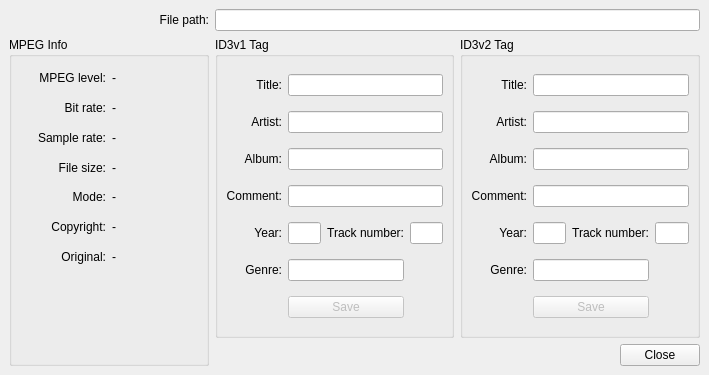
<ui version="4.0" >
 <class>DetailsDialog</class>
 <widget class="QDialog" name="DetailsDialog" >
  <property name="geometry" >
   <rect>
    <x>0</x>
    <y>0</y>
    <width>709</width>
    <height>375</height>
   </rect>
  </property>
  <property name="windowTitle" >
   <string>Details</string>
  </property>
  <layout class="QGridLayout" >
   <property name="margin" >
    <number>9</number>
   </property>
   <property name="spacing" >
    <number>6</number>
   </property>
   <item rowspan="2" row="1" column="0" >
    <widget class="QGroupBox" name="groupBox" >
     <property name="minimumSize" >
      <size>
       <width>200</width>
       <height>16</height>
      </size>
     </property>
     <property name="title" >
      <string>MPEG Info</string>
     </property>
     <layout class="QGridLayout" >
      <property name="margin" >
       <number>9</number>
      </property>
      <property name="spacing" >
       <number>6</number>
      </property>
      <item row="7" column="0" >
       <spacer>
        <property name="orientation" >
         <enum>Qt::Vertical</enum>
        </property>
        <property name="sizeType" >
         <enum>QSizePolicy::Fixed</enum>
        </property>
        <property name="sizeHint" >
         <size>
          <width>20</width>
          <height>85</height>
         </size>
        </property>
       </spacer>
      </item>
      <item row="3" column="0" >
       <widget class="QLabel" name="label_5" >
        <property name="text" >
         <string>File size:</string>
        </property>
        <property name="alignment" >
         <set>Qt::AlignRight|Qt::AlignTrailing|Qt::AlignVCenter</set>
        </property>
       </widget>
      </item>
      <item row="2" column="1" >
       <widget class="QLabel" name="sampleRateLabel" >
        <property name="text" >
         <string>-</string>
        </property>
       </widget>
      </item>
      <item row="2" column="0" >
       <widget class="QLabel" name="label_3" >
        <property name="text" >
         <string>Sample rate:</string>
        </property>
        <property name="alignment" >
         <set>Qt::AlignRight|Qt::AlignTrailing|Qt::AlignVCenter</set>
        </property>
       </widget>
      </item>
      <item row="1" column="0" >
       <widget class="QLabel" name="label_2" >
        <property name="text" >
         <string>Bit rate:</string>
        </property>
        <property name="alignment" >
         <set>Qt::AlignRight|Qt::AlignTrailing|Qt::AlignVCenter</set>
        </property>
       </widget>
      </item>
      <item row="1" column="1" >
       <widget class="QLabel" name="bitRateLabel" >
        <property name="text" >
         <string>-</string>
        </property>
       </widget>
      </item>
      <item row="4" column="1" >
       <widget class="QLabel" name="modeLabel" >
        <property name="text" >
         <string>-</string>
        </property>
       </widget>
      </item>
      <item row="3" column="1" >
       <widget class="QLabel" name="fileSizeLabel" >
        <property name="text" >
         <string>-</string>
        </property>
       </widget>
      </item>
      <item row="0" column="0" >
       <widget class="QLabel" name="label" >
        <property name="text" >
         <string>MPEG level:</string>
        </property>
        <property name="textFormat" >
         <enum>Qt::AutoText</enum>
        </property>
        <property name="alignment" >
         <set>Qt::AlignRight|Qt::AlignTrailing|Qt::AlignVCenter</set>
        </property>
       </widget>
      </item>
      <item row="0" column="1" >
       <widget class="QLabel" name="levelLabel" >
        <property name="text" >
         <string>-</string>
        </property>
       </widget>
      </item>
      <item row="4" column="0" >
       <widget class="QLabel" name="label_6" >
        <property name="text" >
         <string>Mode:</string>
        </property>
        <property name="alignment" >
         <set>Qt::AlignRight|Qt::AlignTrailing|Qt::AlignVCenter</set>
        </property>
       </widget>
      </item>
      <item row="5" column="0" >
       <widget class="QLabel" name="label_8" >
        <property name="text" >
         <string>Copyright:</string>
        </property>
        <property name="alignment" >
         <set>Qt::AlignRight|Qt::AlignTrailing|Qt::AlignVCenter</set>
        </property>
       </widget>
      </item>
      <item row="5" column="1" >
       <widget class="QLabel" name="copyrightLabel" >
        <property name="text" >
         <string>-</string>
        </property>
       </widget>
      </item>
      <item row="6" column="1" >
       <widget class="QLabel" name="originalLabel" >
        <property name="text" >
         <string>-</string>
        </property>
       </widget>
      </item>
      <item row="6" column="0" >
       <widget class="QLabel" name="label_9" >
        <property name="text" >
         <string>Original:</string>
        </property>
        <property name="alignment" >
         <set>Qt::AlignRight|Qt::AlignTrailing|Qt::AlignVCenter</set>
        </property>
       </widget>
      </item>
     </layout>
    </widget>
   </item>
   <item row="1" column="1" >
    <widget class="QGroupBox" name="groupBox_2" >
     <property name="sizePolicy" >
      <sizepolicy>
       <hsizetype>5</hsizetype>
       <vsizetype>5</vsizetype>
       <horstretch>0</horstretch>
       <verstretch>0</verstretch>
      </sizepolicy>
     </property>
     <property name="title" >
      <string>ID3v1 Tag</string>
     </property>
     <layout class="QGridLayout" >
      <property name="margin" >
       <number>8</number>
      </property>
      <property name="spacing" >
       <number>6</number>
      </property>
      <item row="6" column="1" colspan="2" >
       <widget class="QPushButton" name="saveV1Button" >
        <property name="enabled" >
         <bool>false</bool>
        </property>
        <property name="text" >
         <string>Save</string>
        </property>
       </widget>
      </item>
      <item row="4" column="3" >
       <widget class="QLineEdit" name="trackLineEdit_v1" />
      </item>
      <item row="4" column="2" >
       <widget class="QLabel" name="label_26" >
        <property name="text" >
         <string>Track number:</string>
        </property>
        <property name="alignment" >
         <set>Qt::AlignRight|Qt::AlignTrailing|Qt::AlignVCenter</set>
        </property>
       </widget>
      </item>
      <item row="4" column="1" >
       <widget class="QLineEdit" name="yearLineEdit_v1" />
      </item>
      <item row="4" column="0" >
       <widget class="QLabel" name="label_25" >
        <property name="text" >
         <string>Year:</string>
        </property>
        <property name="alignment" >
         <set>Qt::AlignRight|Qt::AlignTrailing|Qt::AlignVCenter</set>
        </property>
       </widget>
      </item>
      <item row="5" column="0" >
       <widget class="QLabel" name="label_27" >
        <property name="text" >
         <string>Genre:</string>
        </property>
        <property name="alignment" >
         <set>Qt::AlignRight|Qt::AlignTrailing|Qt::AlignVCenter</set>
        </property>
       </widget>
      </item>
      <item row="3" column="0" >
       <widget class="QLabel" name="label_24" >
        <property name="text" >
         <string>Comment:</string>
        </property>
        <property name="alignment" >
         <set>Qt::AlignRight|Qt::AlignTrailing|Qt::AlignVCenter</set>
        </property>
       </widget>
      </item>
      <item row="2" column="0" >
       <widget class="QLabel" name="label_23" >
        <property name="text" >
         <string>Album:</string>
        </property>
        <property name="alignment" >
         <set>Qt::AlignRight|Qt::AlignTrailing|Qt::AlignVCenter</set>
        </property>
       </widget>
      </item>
      <item row="1" column="0" >
       <widget class="QLabel" name="label_22" >
        <property name="text" >
         <string>Artist:</string>
        </property>
        <property name="alignment" >
         <set>Qt::AlignRight|Qt::AlignTrailing|Qt::AlignVCenter</set>
        </property>
       </widget>
      </item>
      <item row="0" column="0" >
       <widget class="QLabel" name="label_21" >
        <property name="text" >
         <string>Title:</string>
        </property>
        <property name="alignment" >
         <set>Qt::AlignRight|Qt::AlignTrailing|Qt::AlignVCenter</set>
        </property>
       </widget>
      </item>
      <item row="0" column="1" colspan="3" >
       <widget class="QLineEdit" name="titleLineEdit_v1" />
      </item>
      <item row="1" column="1" colspan="3" >
       <widget class="QLineEdit" name="artistLineEdit_v1" />
      </item>
      <item row="2" column="1" colspan="3" >
       <widget class="QLineEdit" name="albumLineEdit_v1" />
      </item>
      <item row="3" column="1" colspan="3" >
       <widget class="QLineEdit" name="commentLineEdit_v1" />
      </item>
      <item row="5" column="1" colspan="2" >
       <widget class="QLineEdit" name="genreLineEdit_v1" />
      </item>
     </layout>
    </widget>
   </item>
   <item row="2" column="2" >
    <spacer>
     <property name="orientation" >
      <enum>Qt::Horizontal</enum>
     </property>
     <property name="sizeHint" >
      <size>
       <width>111</width>
       <height>20</height>
      </size>
     </property>
    </spacer>
   </item>
   <item row="2" column="3" >
    <widget class="QPushButton" name="pushButton_3" >
     <property name="text" >
      <string>Close</string>
     </property>
    </widget>
   </item>
   <item row="1" column="2" colspan="2" >
    <widget class="QGroupBox" name="groupBox_2_2" >
     <property name="sizePolicy" >
      <sizepolicy>
       <hsizetype>5</hsizetype>
       <vsizetype>5</vsizetype>
       <horstretch>0</horstretch>
       <verstretch>0</verstretch>
      </sizepolicy>
     </property>
     <property name="title" >
      <string>ID3v2 Tag</string>
     </property>
     <layout class="QGridLayout" >
      <property name="margin" >
       <number>8</number>
      </property>
      <property name="spacing" >
       <number>6</number>
      </property>
      <item row="4" column="3" >
       <widget class="QLineEdit" name="trackLineEdit_v2" />
      </item>
      <item row="4" column="2" >
       <widget class="QLabel" name="label_26_3" >
        <property name="text" >
         <string>Track number:</string>
        </property>
        <property name="alignment" >
         <set>Qt::AlignRight|Qt::AlignTrailing|Qt::AlignVCenter</set>
        </property>
       </widget>
      </item>
      <item row="4" column="1" >
       <widget class="QLineEdit" name="yearLineEdit_v2" />
      </item>
      <item row="4" column="0" >
       <widget class="QLabel" name="label_25_3" >
        <property name="text" >
         <string>Year:</string>
        </property>
        <property name="alignment" >
         <set>Qt::AlignRight|Qt::AlignTrailing|Qt::AlignVCenter</set>
        </property>
       </widget>
      </item>
      <item row="5" column="0" >
       <widget class="QLabel" name="label_27_3" >
        <property name="text" >
         <string>Genre:</string>
        </property>
        <property name="alignment" >
         <set>Qt::AlignRight|Qt::AlignTrailing|Qt::AlignVCenter</set>
        </property>
       </widget>
      </item>
      <item row="3" column="0" >
       <widget class="QLabel" name="label_24_3" >
        <property name="text" >
         <string>Comment:</string>
        </property>
        <property name="alignment" >
         <set>Qt::AlignRight|Qt::AlignTrailing|Qt::AlignVCenter</set>
        </property>
       </widget>
      </item>
      <item row="2" column="0" >
       <widget class="QLabel" name="label_23_3" >
        <property name="text" >
         <string>Album:</string>
        </property>
        <property name="alignment" >
         <set>Qt::AlignRight|Qt::AlignTrailing|Qt::AlignVCenter</set>
        </property>
       </widget>
      </item>
      <item row="1" column="0" >
       <widget class="QLabel" name="label_22_3" >
        <property name="text" >
         <string>Artist:</string>
        </property>
        <property name="alignment" >
         <set>Qt::AlignRight|Qt::AlignTrailing|Qt::AlignVCenter</set>
        </property>
       </widget>
      </item>
      <item row="0" column="0" >
       <widget class="QLabel" name="label_21_3" >
        <property name="text" >
         <string>Title:</string>
        </property>
        <property name="alignment" >
         <set>Qt::AlignRight|Qt::AlignTrailing|Qt::AlignVCenter</set>
        </property>
       </widget>
      </item>
      <item row="0" column="1" colspan="3" >
       <widget class="QLineEdit" name="titleLineEdit_v2" />
      </item>
      <item row="1" column="1" colspan="3" >
       <widget class="QLineEdit" name="artistLineEdit_v2" />
      </item>
      <item row="2" column="1" colspan="3" >
       <widget class="QLineEdit" name="albumLineEdit_v2" />
      </item>
      <item row="3" column="1" colspan="3" >
       <widget class="QLineEdit" name="commentLineEdit_v2" />
      </item>
      <item row="5" column="1" colspan="2" >
       <widget class="QLineEdit" name="genreLineEdit_v2" />
      </item>
      <item row="6" column="1" colspan="2" >
       <widget class="QPushButton" name="saveV2Button" >
        <property name="enabled" >
         <bool>false</bool>
        </property>
        <property name="text" >
         <string>Save</string>
        </property>
       </widget>
      </item>
     </layout>
    </widget>
   </item>
   <item row="0" column="0" >
    <widget class="QLabel" name="label_28" >
     <property name="text" >
      <string>File path:</string>
     </property>
     <property name="alignment" >
      <set>Qt::AlignRight|Qt::AlignTrailing|Qt::AlignVCenter</set>
     </property>
    </widget>
   </item>
   <item row="0" column="1" colspan="3" >
    <widget class="QLineEdit" name="pathLineEdit" >
     <property name="readOnly" >
      <bool>true</bool>
     </property>
    </widget>
   </item>
  </layout>
 </widget>
 <resources/>
 <connections>
  <connection>
   <sender>pushButton_3</sender>
   <signal>clicked()</signal>
   <receiver>DetailsDialog</receiver>
   <slot>close()</slot>
   <hints>
    <hint type="sourcelabel" >
     <x>623</x>
     <y>353</y>
    </hint>
    <hint type="destinationlabel" >
     <x>539</x>
     <y>352</y>
    </hint>
   </hints>
  </connection>
 </connections>
</ui>
